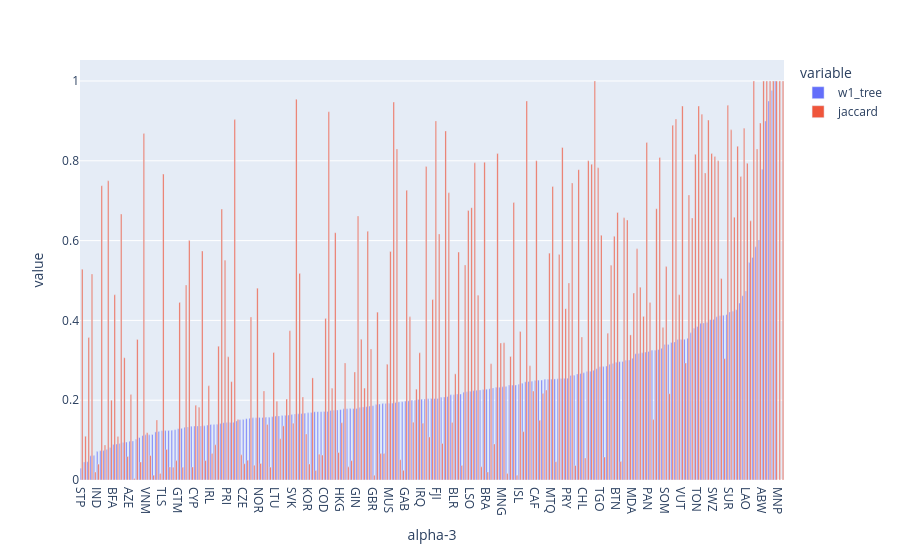

This figure's notebook cell:
### Code cell
metric = ["w1_tree", "jaccard"]
px.bar(df_stats.sort_values(metric).reset_index(), x="alpha-3", y=metric, hover_data=["country", "alpha-3", "name", "region"], barmode="group")

### Figure 1 — Plotly figure (JSON) as saved in the notebook; plotly's stock layout.template omitted (floating-point values rounded to 4 significant figures; data arrays with more than 128 entries replaced by an {"elided": "..."} marker saying what was removed)
{"data": [{"alignmentgroup": "True", "customdata": {"elided": "217x3 str values"}, "hovertemplate": "variable=w1_tree<br>alpha-3=%{x}<br>value=%{y}<br>country=%{customdata[0]}<br>name=%{customdata[1]}<br>region=%{customdata[2]}<extra></extra>", "legendgroup": "w1_tree", "marker": {"color": "#636efa", "pattern": {"shape": ""}}, "name": "w1_tree", "offsetgroup": "w1_tree", "orientation": "v", "showlegend": true, "textposition": "auto", "type": "bar", "x": {"elided": "217 str values"}, "xaxis": "x", "y": {"elided": "217 float values"}, "yaxis": "y"}, {"alignmentgroup": "True", "customdata": {"elided": "217x3 str values"}, "hovertemplate": "variable=jaccard<br>alpha-3=%{x}<br>value=%{y}<br>country=%{customdata[0]}<br>name=%{customdata[1]}<br>region=%{customdata[2]}<extra></extra>", "legendgroup": "jaccard", "marker": {"color": "#EF553B", "pattern": {"shape": ""}}, "name": "jaccard", "offsetgroup": "jaccard", "orientation": "v", "showlegend": true, "textposition": "auto", "type": "bar", "x": {"elided": "217 str values"}, "xaxis": "x", "y": {"elided": "217 float values"}, "yaxis": "y"}], "layout": {"barmode": "group", "legend": {"title": {"text": "variable"}, "tracegroupgap": 0}, "margin": {"t": 60}, "xaxis": {"anchor": "y", "domain": [0, 1], "title": {"text": "alpha-3"}}, "yaxis": {"anchor": "x", "domain": [0, 1], "title": {"text": "value"}}}}
